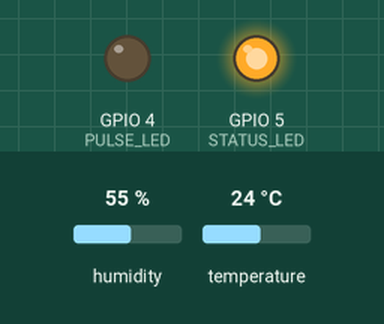
Bench run of a sketch on a simulated ESP8266 (NodeMCU). Shown: output pins drawn as LEDs (lit = HIGH). The test bench sets the inputs (shaded band); at power-on: humidity 55 %, temperature 24 °C. WiFi joins after 1.5 s; servers stay silent unless stated; EEPROM starts erased; what the sketch prints to the serial monitor is not drawn.

Above: at 2.0 s.
At 7.2 s:
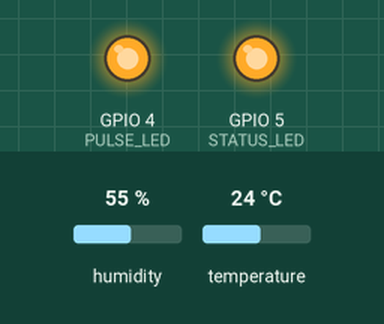
Timing chart, 0 to 8.7 s (numbered marks = the images above):
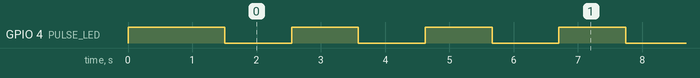

The sketch:

log-tmp.ino
```cpp
#include <EEPROM.h>
#include "ClosedCube_HDC1080.h"
#include <ESP8266WiFi.h>  // https://github.com/esp8266/Arduino v: 2.1.0
#include <DNSServer.h>
#include <ESP8266WebServer.h>
#include <WiFiManager.h>  // https://github.com/tzapu/WiFiManager v: 0.10.0

#define STATUS_LED 5
#define PULSE_LED 4

#define CONFIG_BUTTON 0

#define SDA 13
#define SCL 12

struct reading {
  float temp;
  float humidity;
};


ClosedCube_HDC1080 hdc1080;

//const char* thingspeakHost = "184.106.153.149";
const char* thingspeakHost = "api.thingspeak.com";
const int httpPort = 80;
char thingspeakKey[40];

WiFiManager wifiManager;

void setup() {
  Serial.begin(115200);
  pinMode(STATUS_LED, OUTPUT);
  pinMode(PULSE_LED, OUTPUT);
  digitalWrite(STATUS_LED, HIGH);
  digitalWrite(PULSE_LED, HIGH);

  EEPROM.begin(512);
  EEPROM.get(0, thingspeakKey);
  EEPROM.end();

  Serial.println("Connecting...");
  WiFiManagerParameter param("Thingspeak", "thingspeak key", thingspeakKey, 40);
  wifiManager.addParameter(&param);

  digitalWrite(STATUS_LED, LOW);
  wifiManager.autoConnect("TempLogger");
  Serial.println("Connected");
  digitalWrite(STATUS_LED, HIGH);

  strcpy(thingspeakKey, param.getValue());

  EEPROM.begin(512);
  EEPROM.put(0, thingspeakKey);
  EEPROM.end();

  hdc1080.begin(0x40,SDA, SCL);
}

reading previousReading = {0, 0};

float minTempDelta = 0.2;
float minHumidityDelta = 1;
int count = 0;
int changeCount = 0;
int idleCount = 0;

void loop() {
  reading newReading = averageReading(60, 1000);
  float humidex = calcHumidex(newReading.temp, newReading.humidity);

  if ( idleCount == 10 ||
    abs(newReading.temp - previousReading.temp) >= minTempDelta ||
    abs(newReading.humidity - previousReading.humidity) >= minHumidityDelta
  ) {
    idleCount = 0;
    sendData(newReading.temp, newReading.humidity, humidex);
    previousReading = newReading;
    ++changeCount;
  } else {
//    ++idleCount;
  }
  ++count;
}

float calcDewPoint(float temp, float humidity) {
 // https://ag.arizona.edu/azmet/dewpoint.html

  double b = (log(humidity / 100) + ((17.27 * temp) / (237.3 + temp))) / 17.27;
  return (237.3 * b) / (1 - b);
}

float calcHumidex(float temp, float humidity) {
  float dewPoint = calcDewPoint(temp, humidity);
  double e = 19.833625 - 5417.753 /(273.16 + dewPoint);
  double h = temp + 3.3941 * exp(e) - 5.555;
  return h;
}

void sendData(float temp, float humidity, float humidex) {

  Serial.print(temp);
  Serial.print(" ");
  Serial.print(humidity);
  Serial.print(" ");
  Serial.println(humidex);

  WiFiClient client;
  if (client.connect(thingspeakHost, httpPort)) {
    String url = "/update?key=";
    url += thingspeakKey;
    url += "&field1=";
    url += temp;
    url += "&field2=";
    url += humidity;
    url += "&field3=";
    url += humidex;

    client.print(String("GET ") +
      url +
      " HTTP/1.1\r\n" +
      "Host: " +
      thingspeakHost +
      "\r\n" +
      "Connection: close\r\n\r\n"
    );
  }
}

reading averageReading(int readings, int delayMS) {
  double totalTemp = 0;
  double totalHumidity = 0;

  for (int i = 0; i < readings; ++i) {
    if (i % 2 == 0) {
      digitalWrite(PULSE_LED, LOW);
    } else {
      digitalWrite(PULSE_LED, HIGH);
    }
    totalTemp += hdc1080.readTemperature();
    totalHumidity += hdc1080.readHumidity();
    delay(delayMS);
  }

  return (reading) {totalTemp / readings, totalHumidity / readings};
}
```

Measured:
- by itself, GPIO 4 (PULSE_LED): goes 29 × (LOW 1.0 s, HIGH 1.0 s), LOW 1.0 s, HIGH 1.2 s, 31 × (LOW 1.0 s, HIGH 1.0 s), LOW 1.0 s, then HIGH
- by itself, everything shown: repeats every 6.2 s, in 6 steps
